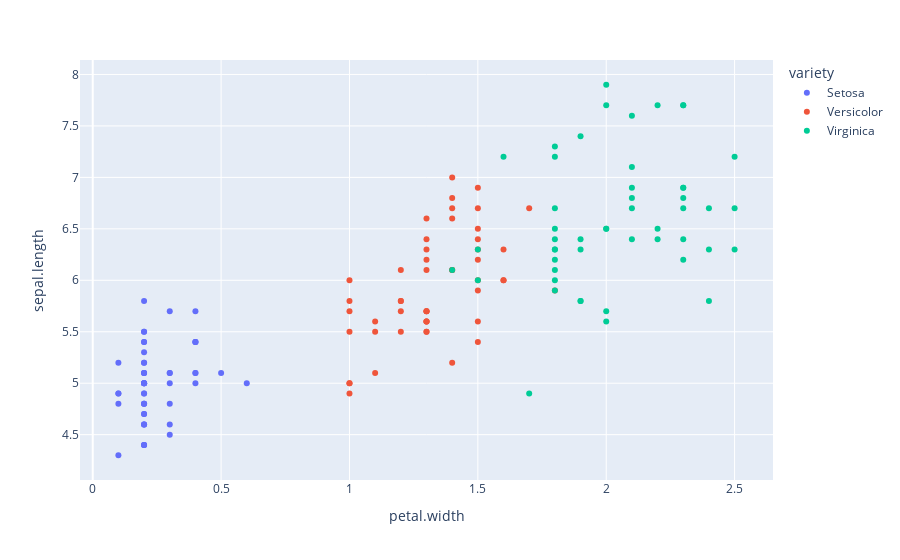

The notebook cell this image was saved under:
### Code cell
figs[1].show()

### Figure 1 — Plotly figure (JSON) as saved in the notebook; plotly's stock layout.template omitted (floating-point values rounded to 4 significant figures)
{"data": [{"hovertemplate": "variety=Setosa<br>petal.width=%{x}<br>sepal.length=%{y}<extra></extra>", "legendgroup": "Setosa", "marker": {"color": "#636efa", "symbol": "circle"}, "mode": "markers", "name": "Setosa", "orientation": "v", "showlegend": true, "type": "scatter", "x": [0.2, 0.2, 0.2, 0.2, 0.2, 0.4, 0.3, 0.2, 0.2, 0.1, 0.2, 0.2, 0.1, 0.1, 0.2, 0.4, 0.4, 0.3, 0.3, 0.3, 0.2, 0.4, 0.2, 0.5, 0.2, 0.2, 0.4, 0.2, 0.2, 0.2, 0.2, 0.4, 0.1, 0.2, 0.2, 0.2, 0.2, 0.1, 0.2, 0.2, 0.3, 0.3, 0.2, 0.6, 0.4, 0.3, 0.2, 0.2, 0.2, 0.2], "xaxis": "x", "y": [5.1, 4.9, 4.7, 4.6, 5, 5.4, 4.6, 5, 4.4, 4.9, 5.4, 4.8, 4.8, 4.3, 5.8, 5.7, 5.4, 5.1, 5.7, 5.1, 5.4, 5.1, 4.6, 5.1, 4.8, 5, 5, 5.2, 5.2, 4.7, 4.8, 5.4, 5.2, 5.5, 4.9, 5, 5.5, 4.9, 4.4, 5.1, 5, 4.5, 4.4, 5, 5.1, 4.8, 5.1, 4.6, 5.3, 5], "yaxis": "y"}, {"hovertemplate": "variety=Versicolor<br>petal.width=%{x}<br>sepal.length=%{y}<extra></extra>", "legendgroup": "Versicolor", "marker": {"color": "#EF553B", "symbol": "circle"}, "mode": "markers", "name": "Versicolor", "orientation": "v", "showlegend": true, "type": "scatter", "x": [1.4, 1.5, 1.5, 1.3, 1.5, 1.3, 1.6, 1, 1.3, 1.4, 1, 1.5, 1, 1.4, 1.3, 1.4, 1.5, 1, 1.5, 1.1, 1.8, 1.3, 1.5, 1.2, 1.3, 1.4, 1.4, 1.7, 1.5, 1, 1.1, 1, 1.2, 1.6, 1.5, 1.6, 1.5, 1.3, 1.3, 1.3, 1.2, 1.4, 1.2, 1, 1.3, 1.2, 1.3, 1.3, 1.1, 1.3], "xaxis": "x", "y": [7, 6.4, 6.9, 5.5, 6.5, 5.7, 6.3, 4.9, 6.6, 5.2, 5, 5.9, 6, 6.1, 5.6, 6.7, 5.6, 5.8, 6.2, 5.6, 5.9, 6.1, 6.3, 6.1, 6.4, 6.6, 6.8, 6.7, 6, 5.7, 5.5, 5.5, 5.8, 6, 5.4, 6, 6.7, 6.3, 5.6, 5.5, 5.5, 6.1, 5.8, 5, 5.6, 5.7, 5.7, 6.2, 5.1, 5.7], "yaxis": "y"}, {"hovertemplate": "variety=Virginica<br>petal.width=%{x}<br>sepal.length=%{y}<extra></extra>", "legendgroup": "Virginica", "marker": {"color": "#00cc96", "symbol": "circle"}, "mode": "markers", "name": "Virginica", "orientation": "v", "showlegend": true, "type": "scatter", "x": [2.5, 1.9, 2.1, 1.8, 2.2, 2.1, 1.7, 1.8, 1.8, 2.5, 2, 1.9, 2.1, 2, 2.4, 2.3, 1.8, 2.2, 2.3, 1.5, 2.3, 2, 2, 1.8, 2.1, 1.8, 1.8, 1.8, 2.1, 1.6, 1.9, 2, 2.2, 1.5, 1.4, 2.3, 2.4, 1.8, 1.8, 2.1, 2.4, 2.3, 1.9, 2.3, 2.5, 2.3, 1.9, 2, 2.3, 1.8], "xaxis": "x", "y": [6.3, 5.8, 7.1, 6.3, 6.5, 7.6, 4.9, 7.3, 6.7, 7.2, 6.5, 6.4, 6.8, 5.7, 5.8, 6.4, 6.5, 7.7, 7.7, 6, 6.9, 5.6, 7.7, 6.3, 6.7, 7.2, 6.2, 6.1, 6.4, 7.2, 7.4, 7.9, 6.4, 6.3, 6.1, 7.7, 6.3, 6.4, 6, 6.9, 6.7, 6.9, 5.8, 6.8, 6.7, 6.7, 6.3, 6.5, 6.2, 5.9], "yaxis": "y"}], "layout": {"legend": {"title": {"text": "variety"}, "tracegroupgap": 0}, "margin": {"t": 60}, "xaxis": {"anchor": "y", "domain": [0, 1], "title": {"text": "petal.width"}}, "yaxis": {"anchor": "x", "domain": [0, 1], "title": {"text": "sepal.length"}}}}
